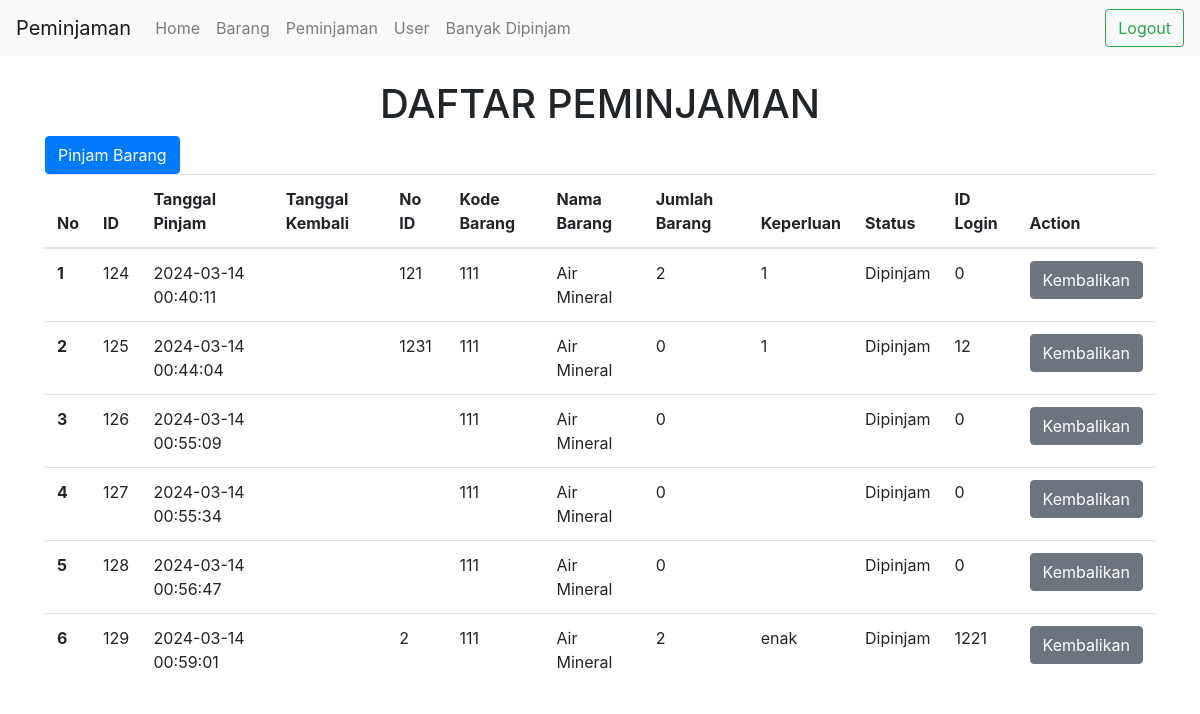
Before: /peminjaman.php (signed in) with the older database file.
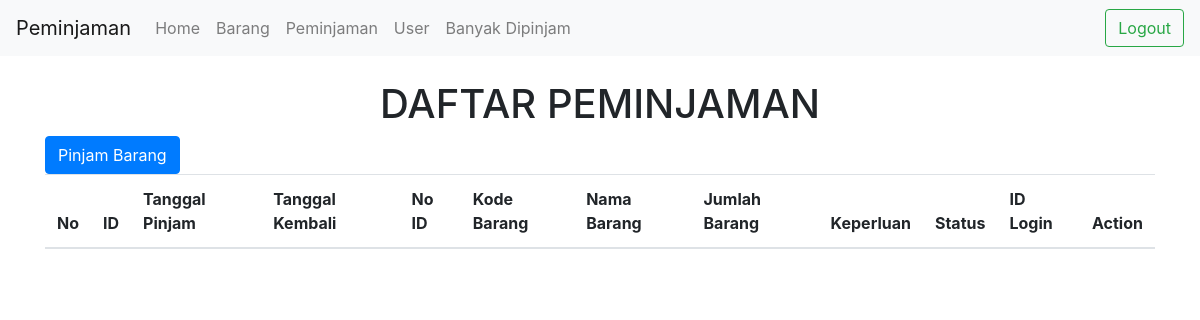
After: the same page with the newer database file.
### tables this page shows
CREATE TABLE `peminjaman` (
  `id` int(11) NOT NULL,
  `tgl_pinjam` datetime NOT NULL DEFAULT current_timestamp(),
  `tgl_kembali` datetime DEFAULT NULL,
  `no_identitas` varchar(16) NOT NULL,
  `kode_barang` varchar(30) NOT NULL,
  `jumlah` int(11) NOT NULL,
  `keperluan` varchar(30) NOT NULL,
  `status` varchar(30) NOT NULL,
  `id_login` int(11) NOT NULL
);

CREATE TABLE `barang` (
  `id` int(11) NOT NULL,
  `kode_brg` varchar(25) NOT NULL,
  `nama_brg` varchar(30) NOT NULL,
  `kategori` varchar(25) NOT NULL,
  `merk` varchar(25) NOT NULL,
  `jumlah` int(11) NOT NULL
);

### database.php (called while the page is built, shortened)
<?php
$host = "localhost";
$user = "root";
$pass = "";
$dbname = "sts";
$koneksi = mysqli_connect($host, $user, $pass, $dbname) or die("Gagal terhubung dengan database " . mysqli_error($koneksi));
function tampildata($tablename)
{
    global $koneksi;
    $hasil = mysqli_query($koneksi, "SELECT peminjaman.id, peminjaman.tgl_pinjam, peminjaman.tgl_kembali, peminjaman.no_identitas, barang.kode_brg, barang.nama_brg, peminjaman.jumlah, peminjaman.keperluan, peminjaman.status, peminjaman.id_login FROM peminjaman INNER JOIN barang on peminjaman.kode_barang = barang.kode_brg ORDER BY id ASC");
    $rows = [];
    while ($row = mysqli_fetch_assoc($hasil)) {
        $rows[] = $row;
    }
    return $rows;
}
?>

### peminjaman.php (the view, shortened to what this page needs)
<?php
require_once('database.php');
$data = tampildata('peminjaman');
$nomor = 0;
?>
<!doctype html>
<html lang="en">
<head>
  <link rel="stylesheet" href="https://cdn.jsdelivr.net/npm/bootstrap@4.6.2/dist/css/bootstrap.min.css"
>
</head>
<body>
  <?php
  if ($_SESSION['status'] <> "login") {
    header("location:login.php?msg=belum_login");
  } else {
    require('navbar.php');
  }
  ?>
  <div class="container">
    <center>
      <h1>DAFTAR PEMINJAMAN</h1>
    </center>
    <a type="button" href="formulirpinjam.php" class="btn btn-primary">Pinjam Barang</a>
    <table class="table">
      <thead>
        <tr>
          <th scope="col">No</th>
          <th scope="col">ID</th>
          <th scope="col">Tanggal Pinjam</th>
          <th scope="col">Tanggal Kembali</th>
          <th scope="col">No ID</th>
          <th scope="col">Kode Barang</th>
          <th scope="col">Nama Barang</th>
          <th scope="col">Jumlah Barang</th>
          <th scope="col">Keperluan</th>
          <th scope="col">Status</th>
          <th scope="col">ID Login</th>
          <th scope="col">Action</th>
        </tr>
      </thead>
      <tbody>
        <?php foreach ($data as $item): ?>
          <?php $nomor++; ?>
          <tr>
            <th scope="row">
              <?php echo $nomor; ?>
            </th>
            <td>
              <?php echo $item['id']; ?>
            </td>
            <td>
              <?php echo $item['tgl_pinjam']; ?>
            </td>
            <td>
            </td>
            <td>
              <?php echo $item['no_identitas']; ?>
            </td>
            <td>
              <?php echo $item['kode_brg']; ?>
            </td>
            <td>
              <?php echo $item['nama_brg']; ?>
            </td>
            <td>
              <?php echo $item['jumlah']; ?>
            </td>
            <td>
              <?php echo $item['keperluan']; ?>
            </td>
            <td>
              <?php echo $item['status']; ?>
            </td>
            <td>
              <?php echo $item['id_login']; ?>
            </td>
            <td>
              <?php echo "<a type='button' class='btn btn-secondary'href='javascript:kembali(" . $item['id'] . ")'>Kembalikan</a>"; ?>
            </td>
          </tr>
        <?php endforeach ?>
      </tbody>
    </table>
  </div>
</body>
</html>

Changed rows visible on the page:
removed peminjaman: id "124", tgl_pinjam "2024-03-14 00:40:11", no_identitas "121", barang.kode_brg "111", barang.nama_brg "Air Mineral", jumlah "2", keperluan "1", status "Dipinjam", id_login "0"
removed peminjaman: id "125", tgl_pinjam "2024-03-14 00:44:04", no_identitas "1231", barang.kode_brg "111", barang.nama_brg "Air Mineral", jumlah "0", keperluan "1", status "Dipinjam", id_login "12"
removed peminjaman: id "126", tgl_pinjam "2024-03-14 00:55:09", barang.kode_brg "111", barang.nama_brg "Air Mineral", jumlah "0", status "Dipinjam", id_login "0"
removed peminjaman: id "127", tgl_pinjam "2024-03-14 00:55:34", barang.kode_brg "111", barang.nama_brg "Air Mineral", jumlah "0", status "Dipinjam", id_login "0"
removed peminjaman: id "128", tgl_pinjam "2024-03-14 00:56:47", barang.kode_brg "111", barang.nama_brg "Air Mineral", jumlah "0", status "Dipinjam", id_login "0"
removed peminjaman: id "129", tgl_pinjam "2024-03-14 00:59:01", no_identitas "2", barang.kode_brg "111", barang.nama_brg "Air Mineral", jumlah "2", keperluan "enak", status "Dipinjam", id_login "1221"
